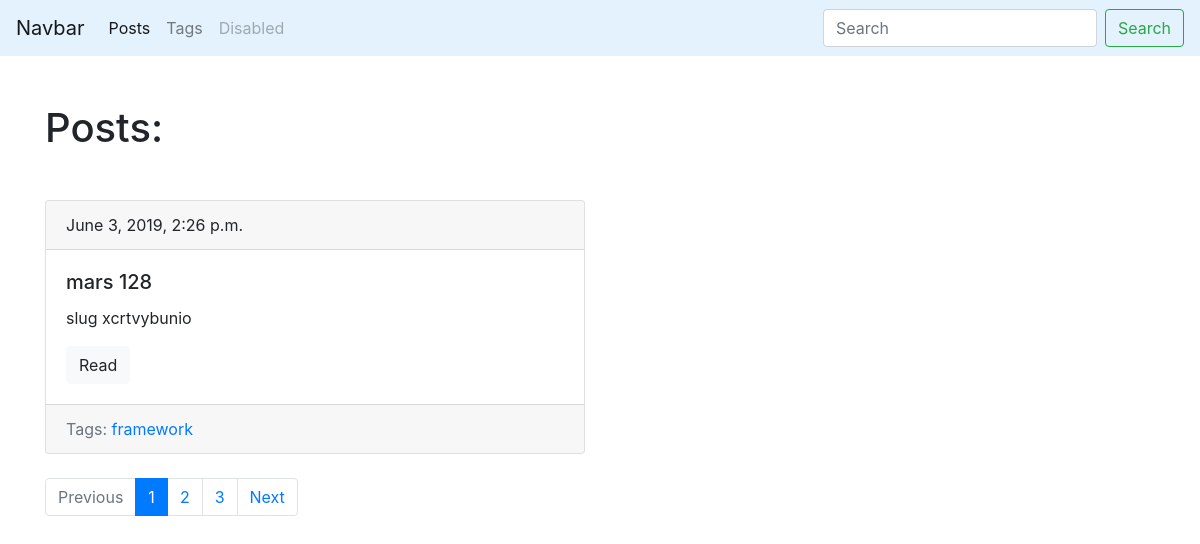
Screenshot of /blog/ with the database file from the repository.
### blog/models.py (models this page shows, shortened)
class Post(models.Model):
    title = models.CharField(max_length=150, db_index=True)
    slug = models.SlugField(max_length=150, blank=True, unique=True)
    body = models.TextField(blank=True, db_index=True)
    tags = models.ManyToManyField('Tag', blank=True, related_name='posts')
    date_pub = models.DateTimeField(auto_now_add=True)
    def get_absolute_url(self):
        return reverse('post_detail_url', kwargs={'slug': self.slug})
    class Meta:
        ordering = ['-date_pub']

class Tag(models.Model):
    title = models.CharField(max_length=50)
    slug = models.SlugField(max_length=50, unique=True)
    def get_absolute_url(self):
        return reverse('tag_detail_url', kwargs={'slug': self.slug})
    class Meta:
        ordering = ['title']

### blog/views.py (the view)
# urls.py: path('', posts_list, name='posts_list_url'),
def posts_list(request):
    search_query = request.GET.get('search', '')
    if search_query:
        posts = Post.objects.filter(Q(title__icontains=search_query) | Q(body__icontains=search_query))
    else:
        posts = Post.objects.all()
    paginator = Paginator(posts, 1)
    search_query = request.GET.get('search', '')
    page_number = request.GET.get('page', 1)
    page = paginator.get_page(page_number)
    is_paginated = page.has_other_pages()
    if page.has_previous():
        prev_url = '?page={}'.format(page.previous_page_number())
    else:
        prev_url = ''
    if page.has_next():
        next_url = '?page={}'.format(page.next_page_number())
    else:
        next_url = ''
    context = {
        'page_object': page,
        'is_paginated': is_paginated,
        'next_url': next_url,
        'prev_url': prev_url,
    }
    return render(request, 'blog/index.html', context=context)

### blog/templates/blog/index.html (shortened to what this page needs)
{% extends 'blog/base_blog.html' %}
{% block content %}
    <h1 class="mb-5">Posts:</h1>
    {% for post in page_object.object_list %}
        {% include 'blog/includes/post_card_template.html' %}
    {% endfor %}
{% endblock %}

### blog/templates/blog/includes/post_card_template.html
<div class="card mb-4">
    <div class="card-header">
        {{ post.date_pub }}
    </div>
    <div class="card-body">
        <h5 class="card-title">{{ post.title }}</h5>
        <p class="card-text">{{ post.body|truncatewords:15 }}</p>
        <a href="{{ post.get_absolute_url }}" class="btn btn-light">Read</a>
    </div>
    <div class="card-footer text-muted">
        Tags:
        {% for tag in post.tags.all %}
            <a href="{{ tag.get_absolute_url }}">{{ tag.title }}</a>
        {% endfor %}
    </div>
</div>

### rows the page displays
Post: date_pub "June 3, 2019, 2:26 p.m.", title "mars 128", body "slug xcrtvybunio"
Tag: title "framework"

### other values shown
{{ n }} "1"
{{ n }} "2" "3"
